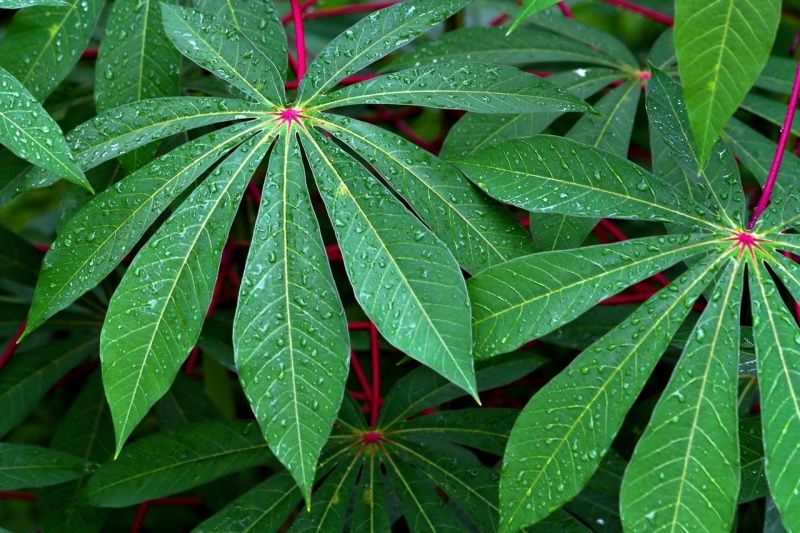
#> input picture daun_singkong.jpg, 800 x 533 px
$ python green_channel.py
#> lines starting #> are read from the running program, lines starting #| are printed output that depends on the picture
import imageio as img
import numpy as np
import matplotlib.pyplot as plt

# Step 1: Read the image
image = img.imread('daun_singkong.jpg')
#> image is the input picture: shape (533, 800, 3); mean R, G, B 54, 111, 60.2

# Step 2: Check the shape of the image
# The image shape will be (height, width, 3) for RGB images
print("Image shape:", image.shape)
#| Image shape: (533, 800, 3)


image[:, :, 0] = 0
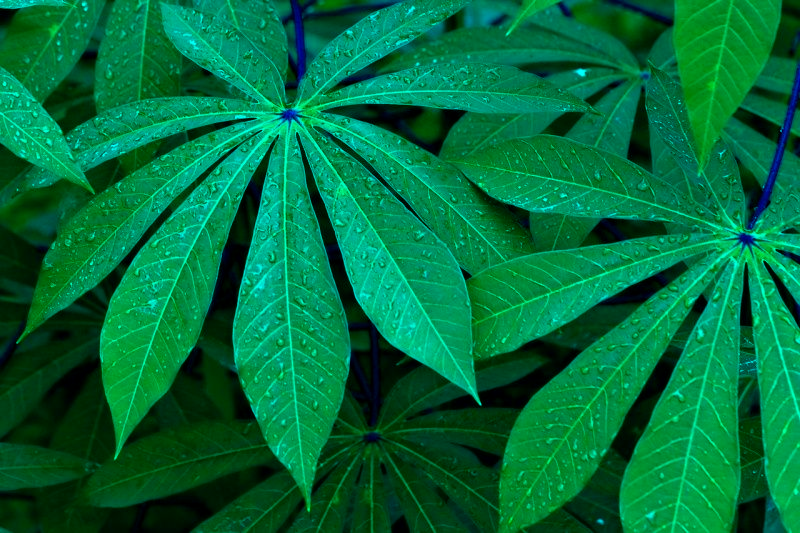
#> image: shape (533, 800, 3); mean R, G, B 0, 111, 60.2
image[:, :, 2] = 0
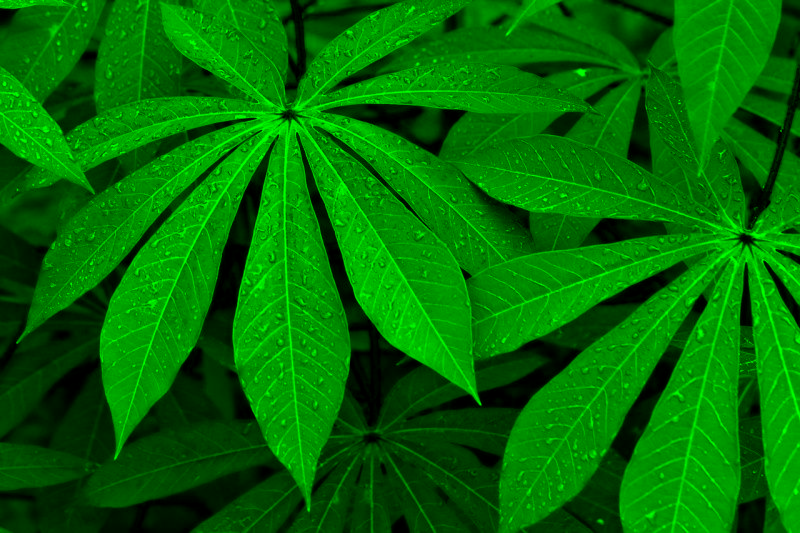
#> image: shape (533, 800, 3); mean R, G, B 0, 111, 0

# Step 4: Display the channels separately using matplotlib
plt.figure(figsize=(10, 5))

plt.subplot(1, 1, 1)
plt.title("Green Channel")
plt.imshow(image, cmap="Greens")


plt.show()

$ run again, with daun_pepaya.jpg copied over daun_singkong.jpg
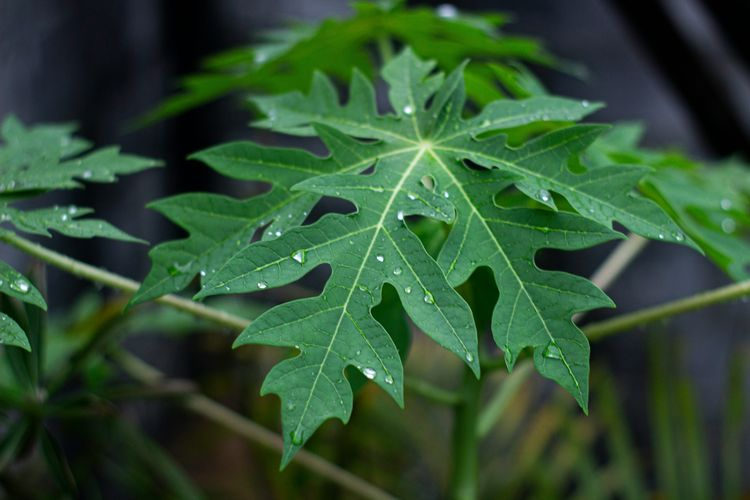
#> input picture daun_pepaya.jpg, 750 x 500 px
#> image is the input picture: shape (500, 750, 3); mean R, G, B 48, 79.4, 50.6
#| Image shape: (500, 750, 3)
#> `image[:, :, 0] = 0`:
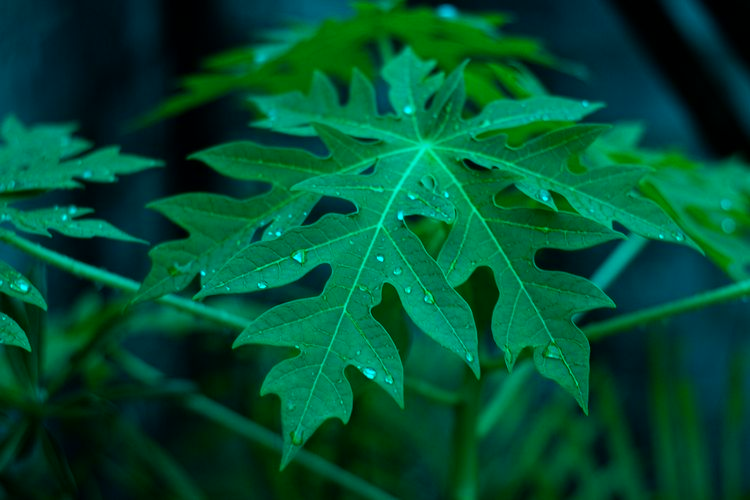
#> image: shape (500, 750, 3); mean R, G, B 0, 79.4, 50.6
#> `image[:, :, 2] = 0`:
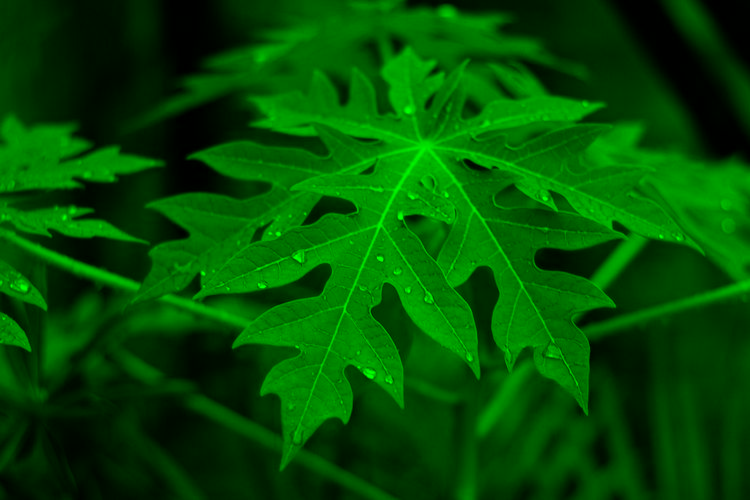
#> image: shape (500, 750, 3); mean R, G, B 0, 79.4, 0
